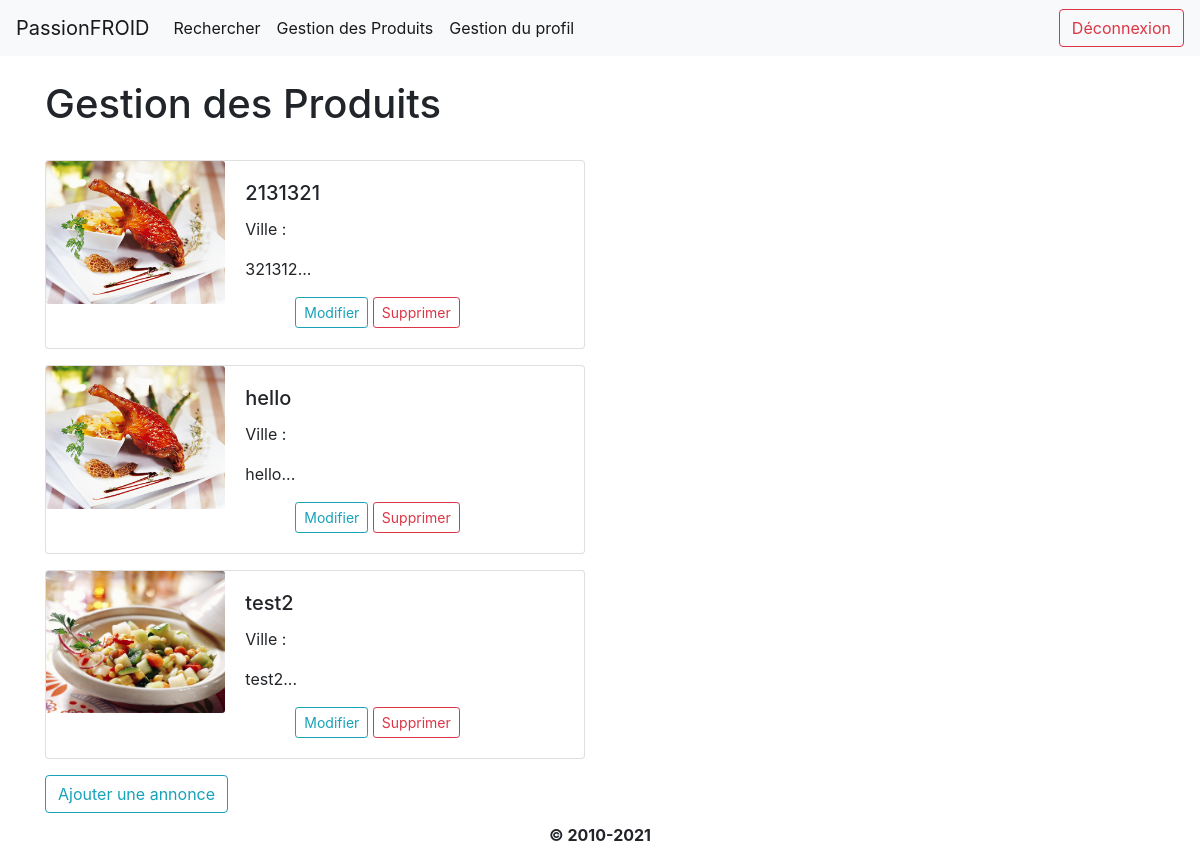
Page /gestionproduits.php (signed in) on the committed database.
### tables this page shows
CREATE TABLE `annonce` (
  `id_annonce` int(5) NOT NULL,
  `id_compte` int(5) DEFAULT NULL,
  `titre` varchar(50) DEFAULT NULL,
  `descript` text DEFAULT NULL,
  `nomrue` varchar(50) DEFAULT NULL,
  `ville` varchar(50) DEFAULT NULL,
  `codepostal` int(5) DEFAULT NULL,
  `prix` varchar(5) DEFAULT NULL
);

CREATE TABLE `photos` (
  `id_photo` int(5) NOT NULL,
  `id_annonce` int(5) DEFAULT NULL,
  `nomphoto` text DEFAULT NULL
);

### gestionproduits.php (the view, shortened to what this page needs)
<?php require_once("inc/header.inc.php");
if(!empty($_SESSION["userID"])){ ?>
    <div class="starter-template">
        <br><h1>Gestion des Produits</h1><br>
        <?php $annonces = $pdo->query("SELECT * FROM annonce WHERE id_compte='$_SESSION[userID]'");
        if(empty($_GET)){
            while ($annonce = $annonces->fetch(PDO::FETCH_OBJ)) { ?>
                <div class="card mb-3" style="max-width: 540px;">
                    <div class="row no-gutters">
                        <div class="col-md-4">
                        <?php $photo = $pdo->query("SELECT * FROM photos WHERE id_annonce='$annonce->id_annonce' ORDER BY id_photo LIMIT 1");
                        $photo = $photo->fetch(PDO::FETCH_OBJ); ?>
                        <img src="img/annonces/<?php echo $photo->nomphoto; ?>" class="card-img" alt="Première photo de l'annonce n°<?php echo $annonce->id_annonce; ?>">
                        </div>
                        <div class="col-md-8">
                            <div class="card-body">
                                <h5 class="card-title"><?php echo $annonce->titre; ?></h5>
                                <p class="card-text">Ville : <?php echo $annonce->ville; ?></p>
                                <p class="card-text"><?php echo substr($annonce->descript, 0, 50) . "..."; ?></p>
                                <a class="btn btn-outline-info my-2 my-sm-0 btn-sm" href="gestionproduits.php?gerer=modifier&IDannonce=<?php echo $annonce->id_annonce; ?>" style="margin-left : 50px;">Modifier</a>
                                <a class="btn btn-outline-danger my-2 my-sm-0 btn-sm" href="gestionproduits.php?gerer=supprimer&IDannonce=<?php echo $annonce->id_annonce; ?>">Supprimer</a>
                            </div>
                        </div>
                    </div>
                </div>
            <?php } ?>
            <a href="gestionproduits.php?gerer=ajouter" class="btn btn-outline-info" style="margin-bottom: 10px;">Ajouter une annonce</a>
        <?php }
         ?>
    </div>
<?php }else{
    echo "<p style='color:red;'>Veuillez vous connecter pour accéder à cette page.</p>";
}
require_once("inc/footer.inc.php"); ?>

### rows in the picture
annonce: photos.nomphoto (picture), titre "2131321", descript "321312"
annonce: photos.nomphoto (picture), titre "hello", descript "hello"
annonce: photos.nomphoto (picture), titre "test2", descript "test2"
